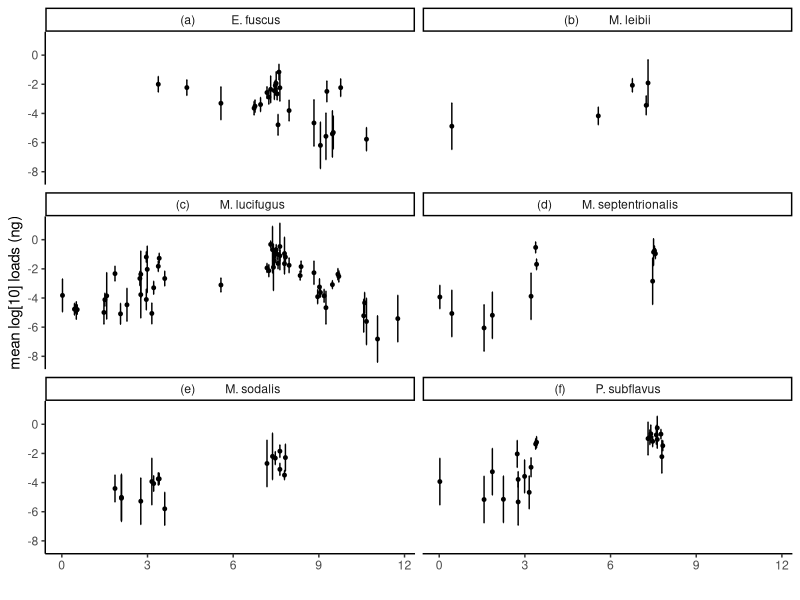

This chart was generated by the following R code:
## ---- chunk 1

library(ggplot2)

bats<-read.table(file="Bat-Data/ESM_loads.csv", header=TRUE, sep=",")


bats$species<-factor(bats$species, labels=c("(a)            E. fuscus", "(b)          M. leibii", "(c)          M. lucifugus", "(d)          M. septentrionalis", "(e)          M. sodalis", "(f)          P. subflavus"))

b<- ggplot(data=bats, 
           aes(x=time, 
               y=mean.log.pd.Loads)) + 
  geom_point(color="black", size=1) +
  ylab("mean log[10] loads (ng)") + 
  xlab("") +
  scale_y_continuous(breaks = c(-8,-6,-4,-2,0)) + 
 facet_wrap(~species, nrow=3, strip.position="top")+
  theme_classic()
b + geom_errorbar(aes(ymax = mean.log.pd.Loads + lse,
                       ymin = mean.log.pd.Loads - lse,))

